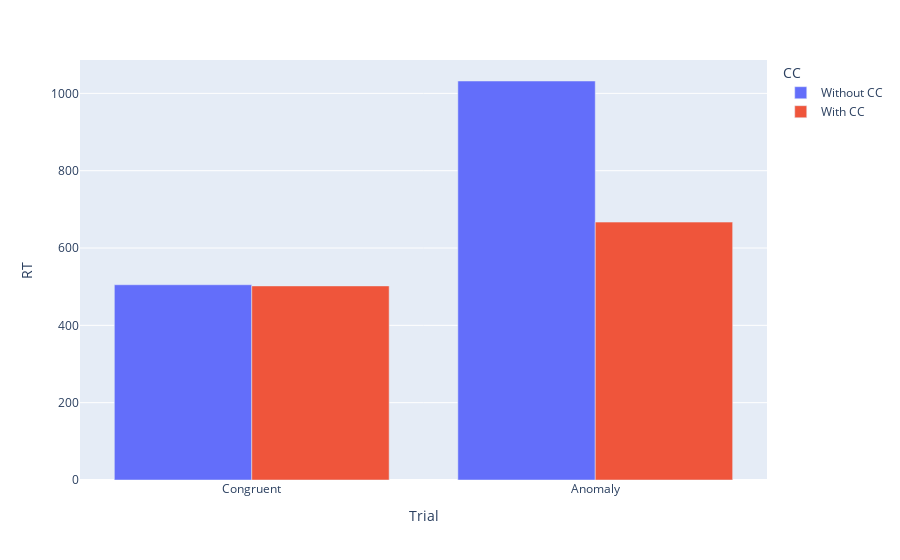
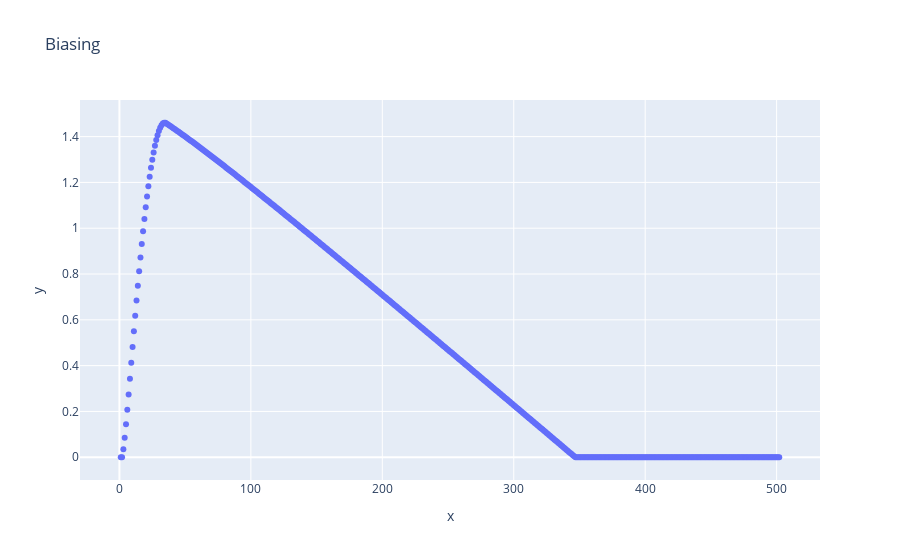
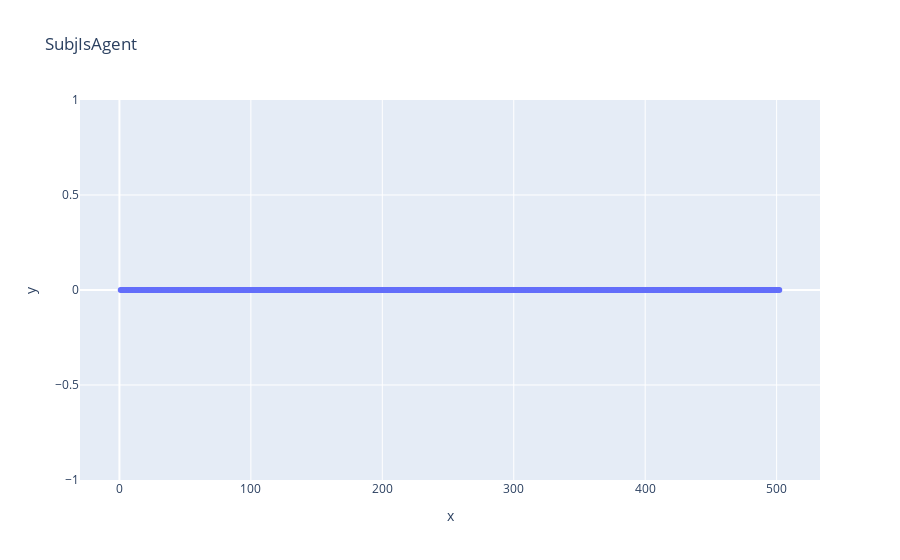
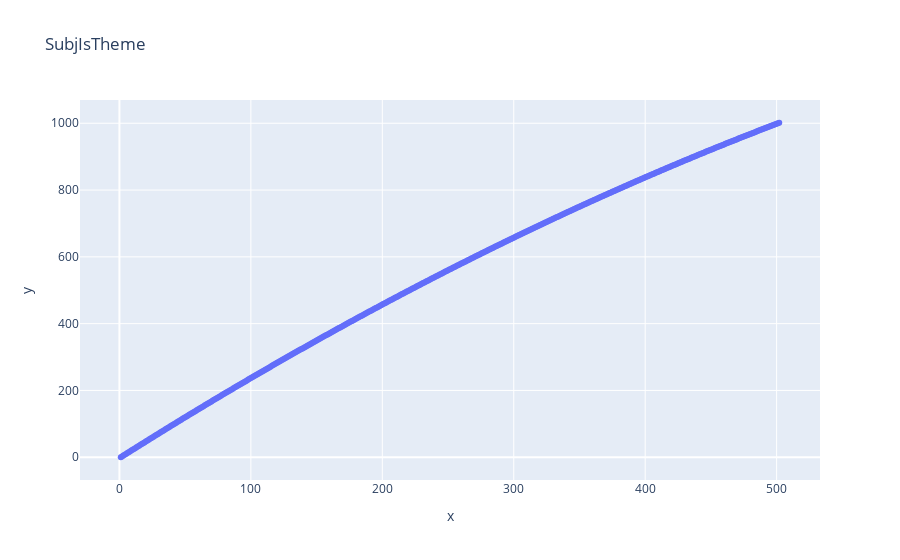

Notebook code for these charts, in order:
### Markdown cell above
### In Language

### Code cell
user_biasing_mult = biasing_mult

# Control sentence trial with biasing_mult = 0
del CogCtrl, LingKnow, Stroop
biasing_mult = 0
i, winner, CogCtrl, LingKnow, Stroop, Activations = run_trial(congruent_sentence)
RT_CONG_LANG_NO_CC = i
print(i, winner)

# control sentence trial with biasing_mult as defined by user
del CogCtrl, LingKnow, Stroop
biasing_mult = user_biasing_mult
i, winner, CogCtrl, LingKnow, Stroop, Activations = run_trial(congruent_sentence)
RT_CONG_LANG_WITH_CC = i
ActivationsCong = Activations
print(i, winner)

# Anomalous sentence trial with biasing_mult = 0
del CogCtrl, LingKnow, Stroop
biasing_mult = 0
i, winner, CogCtrl, LingKnow, Stroop, Activations = run_trial(anomalous_sentence)
RT_ANOM_LANG_NO_CC = i
print(i, winner)

# Anomalous sentence trial with biasing_mult as defined by user
del CogCtrl, LingKnow, Stroop
biasing_mult = user_biasing_mult
i, winner, CogCtrl, LingKnow, Stroop, Activations = run_trial(anomalous_sentence)
RT_ANOM_LANG_WITH_CC = i
ActivationsIncong = Activations
print(i, winner)

# Figure
df = pd.DataFrame({'CC':['Without CC','With CC','Without CC','With CC'],
                    'Trial':['Congruent','Congruent','Anomaly','Anomaly'],
                    'RT':[RT_CONG_LANG_NO_CC,RT_CONG_LANG_WITH_CC,RT_ANOM_LANG_NO_CC,RT_ANOM_LANG_WITH_CC]})

fig_WithWithout = px.bar(df,x='Trial',y='RT',color='CC',barmode="group")
fig_WithWithout.show()
fig_Cong_Bias = px.scatter(x=range(1,len(ActivationsCong['Biasing'])+1),y=ActivationsCong['Biasing'],title='Biasing')
fig_Cong_Agent = px.scatter(x=range(1,len(ActivationsCong['SubjIsAgent'])+1),y=ActivationsCong['SubjIsAgent'],title='SubjIsAgent')
fig_Cong_Theme = px.scatter(x=range(1,len(ActivationsCong['SubjIsTheme'])+1),y=ActivationsCong['SubjIsTheme'],title='SubjIsTheme')
fig_Cong_Bias.show()
fig_Cong_Agent.show()
fig_Cong_Theme.show()
fig_Incong_Bias = px.scatter(x=range(1,len(ActivationsIncong['Biasing'])+1),y=ActivationsIncong['Biasing'])
fig_Incong_Agent = px.scatter(x=range(1,len(ActivationsIncong['SubjIsAgent'])+1),y=ActivationsIncong['SubjIsAgent'])
fig_Incong_Theme = px.scatter(x=range(1,len(ActivationsIncong['SubjIsTheme'])+1),y=ActivationsIncong['SubjIsTheme'])
fig_Incong_Bias.show()
fig_Incong_Agent.show()
fig_Incong_Theme.show()

### Figure 1 — Plotly figure (JSON) as saved in the notebook; plotly's stock layout.template omitted (floating-point values rounded to 4 significant figures)
{"data": [{"alignmentgroup": "True", "hovertemplate": "CC=Without CC<br>Trial=%{x}<br>RT=%{y}<extra></extra>", "legendgroup": "Without CC", "marker": {"color": "#636efa", "pattern": {"shape": ""}}, "name": "Without CC", "offsetgroup": "Without CC", "orientation": "v", "showlegend": true, "textposition": "auto", "type": "bar", "x": ["Congruent", "Anomaly"], "xaxis": "x", "y": [505, 1032], "yaxis": "y"}, {"alignmentgroup": "True", "hovertemplate": "CC=With CC<br>Trial=%{x}<br>RT=%{y}<extra></extra>", "legendgroup": "With CC", "marker": {"color": "#EF553B", "pattern": {"shape": ""}}, "name": "With CC", "offsetgroup": "With CC", "orientation": "v", "showlegend": true, "textposition": "auto", "type": "bar", "x": ["Congruent", "Anomaly"], "xaxis": "x", "y": [502, 667], "yaxis": "y"}], "layout": {"barmode": "group", "legend": {"title": {"text": "CC"}, "tracegroupgap": 0}, "margin": {"t": 60}, "xaxis": {"anchor": "y", "domain": [0, 1], "title": {"text": "Trial"}}, "yaxis": {"anchor": "x", "domain": [0, 1], "title": {"text": "RT"}}}}

### Figure 2 — Plotly figure (JSON) as saved in the notebook; plotly's stock layout.template omitted (floating-point values rounded to 4 significant figures; data arrays with more than 128 entries replaced by an {"elided": "..."} marker saying what was removed)
{"data": [{"hovertemplate": "x=%{x}<br>y=%{y}<extra></extra>", "legendgroup": "", "marker": {"color": "#636efa", "symbol": "circle"}, "mode": "markers", "name": "", "orientation": "v", "showlegend": false, "type": "scatter", "x": {"elided": "502 int values"}, "xaxis": "x", "y": {"elided": "502 float values"}, "yaxis": "y"}], "layout": {"legend": {"tracegroupgap": 0}, "title": {"text": "Biasing"}, "xaxis": {"anchor": "y", "domain": [0, 1], "title": {"text": "x"}}, "yaxis": {"anchor": "x", "domain": [0, 1], "title": {"text": "y"}}}}

### Figure 3 — Plotly figure (JSON) as saved in the notebook; plotly's stock layout.template omitted (floating-point values rounded to 4 significant figures; data arrays with more than 128 entries replaced by an {"elided": "..."} marker saying what was removed)
{"data": [{"hovertemplate": "x=%{x}<br>y=%{y}<extra></extra>", "legendgroup": "", "marker": {"color": "#636efa", "symbol": "circle"}, "mode": "markers", "name": "", "orientation": "v", "showlegend": false, "type": "scatter", "x": {"elided": "502 int values"}, "xaxis": "x", "y": {"elided": "502 int values"}, "yaxis": "y"}], "layout": {"legend": {"tracegroupgap": 0}, "title": {"text": "SubjIsAgent"}, "xaxis": {"anchor": "y", "domain": [0, 1], "title": {"text": "x"}}, "yaxis": {"anchor": "x", "domain": [0, 1], "title": {"text": "y"}}}}

### Figure 4 — Plotly figure (JSON) as saved in the notebook; plotly's stock layout.template omitted (floating-point values rounded to 4 significant figures; data arrays with more than 128 entries replaced by an {"elided": "..."} marker saying what was removed)
{"data": [{"hovertemplate": "x=%{x}<br>y=%{y}<extra></extra>", "legendgroup": "", "marker": {"color": "#636efa", "symbol": "circle"}, "mode": "markers", "name": "", "orientation": "v", "showlegend": false, "type": "scatter", "x": {"elided": "502 int values"}, "xaxis": "x", "y": {"elided": "502 float values"}, "yaxis": "y"}], "layout": {"legend": {"tracegroupgap": 0}, "title": {"text": "SubjIsTheme"}, "xaxis": {"anchor": "y", "domain": [0, 1], "title": {"text": "x"}}, "yaxis": {"anchor": "x", "domain": [0, 1], "title": {"text": "y"}}}}
